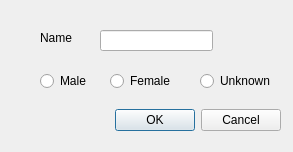
<?xml version="1.0" encoding="UTF-8"?>
<ui version="4.0">
 <class>breed_window</class>
 <widget class="QDialog" name="breed_window">
  <property name="geometry">
   <rect>
    <x>0</x>
    <y>0</y>
    <width>293</width>
    <height>152</height>
   </rect>
  </property>
  <property name="windowTitle">
   <string>Dialog</string>
  </property>
  <widget class="QDialogButtonBox" name="ok_cancel_buttons">
   <property name="geometry">
    <rect>
     <x>60</x>
     <y>100</y>
     <width>221</width>
     <height>41</height>
    </rect>
   </property>
   <property name="orientation">
    <enum>Qt::Horizontal</enum>
   </property>
   <property name="standardButtons">
    <set>QDialogButtonBox::Cancel|QDialogButtonBox::Ok</set>
   </property>
  </widget>
  <widget class="QLabel" name="name_label">
   <property name="geometry">
    <rect>
     <x>40</x>
     <y>30</y>
     <width>72</width>
     <height>16</height>
    </rect>
   </property>
   <property name="text">
    <string>Name</string>
   </property>
  </widget>
  <widget class="QRadioButton" name="male">
   <property name="geometry">
    <rect>
     <x>40</x>
     <y>70</y>
     <width>61</width>
     <height>22</height>
    </rect>
   </property>
   <property name="text">
    <string>Male</string>
   </property>
   <attribute name="buttonGroup">
    <string notr="true">sex_buttons</string>
   </attribute>
  </widget>
  <widget class="QRadioButton" name="female">
   <property name="geometry">
    <rect>
     <x>110</x>
     <y>70</y>
     <width>113</width>
     <height>22</height>
    </rect>
   </property>
   <property name="text">
    <string>Female</string>
   </property>
   <attribute name="buttonGroup">
    <string notr="true">sex_buttons</string>
   </attribute>
  </widget>
  <widget class="QLineEdit" name="name">
   <property name="geometry">
    <rect>
     <x>100</x>
     <y>30</y>
     <width>113</width>
     <height>21</height>
    </rect>
   </property>
  </widget>
  <widget class="QRadioButton" name="unknown">
   <property name="geometry">
    <rect>
     <x>200</x>
     <y>70</y>
     <width>113</width>
     <height>22</height>
    </rect>
   </property>
   <property name="text">
    <string>Unknown</string>
   </property>
   <attribute name="buttonGroup">
    <string notr="true">sex_buttons</string>
   </attribute>
  </widget>
 </widget>
 <resources/>
 <connections>
  <connection>
   <sender>ok_cancel_buttons</sender>
   <signal>accepted()</signal>
   <receiver>breed_window</receiver>
   <slot>accept()</slot>
   <hints>
    <hint type="sourcelabel">
     <x>248</x>
     <y>254</y>
    </hint>
    <hint type="destinationlabel">
     <x>157</x>
     <y>274</y>
    </hint>
   </hints>
  </connection>
  <connection>
   <sender>ok_cancel_buttons</sender>
   <signal>rejected()</signal>
   <receiver>breed_window</receiver>
   <slot>reject()</slot>
   <hints>
    <hint type="sourcelabel">
     <x>316</x>
     <y>260</y>
    </hint>
    <hint type="destinationlabel">
     <x>286</x>
     <y>274</y>
    </hint>
   </hints>
  </connection>
 </connections>
 <buttongroups>
  <buttongroup name="sex_buttons"/>
 </buttongroups>
</ui>
